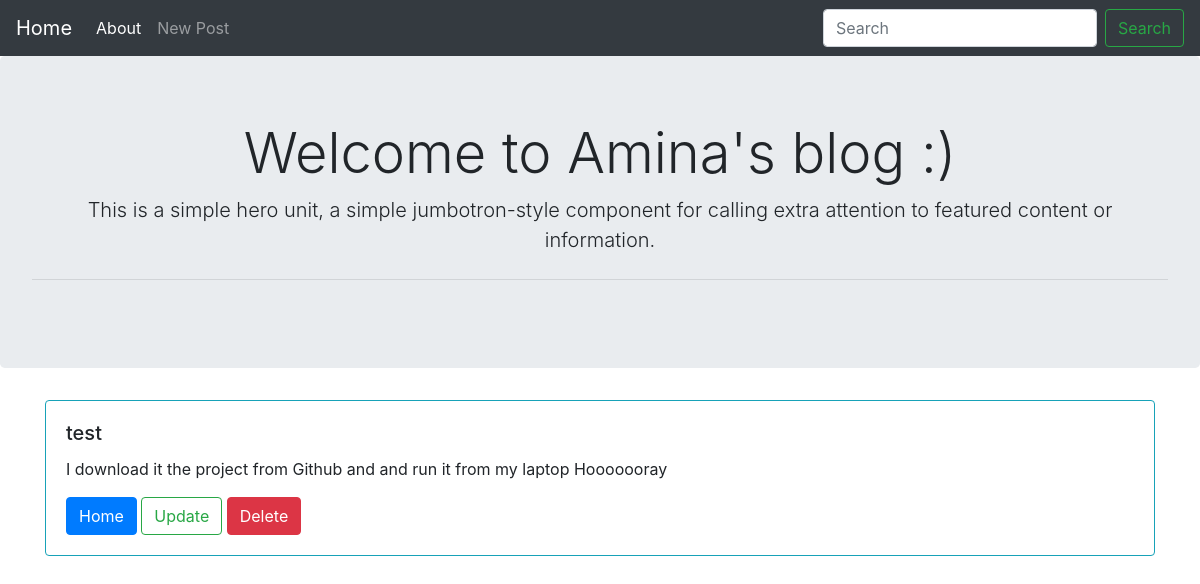
The app's page /list/1 with its own data.
### blog/models.py (models this page shows, shortened)
class Post(models.Model):
    title = models.CharField(max_length = 30)
    content = models.TextField()

### blog/views.py (the view)
# urls.py: path('list/<int:post_pk>',views.detail_view, name = 'detail-path'),
def detail_view(request, post_pk):
    return render(request, 'blog/detail.html', {'post': Post.objects.get(id = post_pk)})

### blog/templates/blog/detail.html
{% extends "blog/base.html" %}
{% block content %}
<div class="card border-info mt-3" >
    <div class="card-body">
      <h5 class="card-title">{{post.title}}</h5>
      <p class="card-text">{{post.content}}</p>
      <a href="{% url 'home-path' %}" class="btn btn-primary">Home</a>
      <a href="{% url 'update-path' post.pk %}" class="btn btn-outline-success">Update</a>
      <a href="#" class="btn btn-danger">Delete</a>
    </div>
  </div>
{% endblock content %}

### records on screen
Post: title "test", content "I download it the project from Github and and run it from my laptop Hooooooray"
